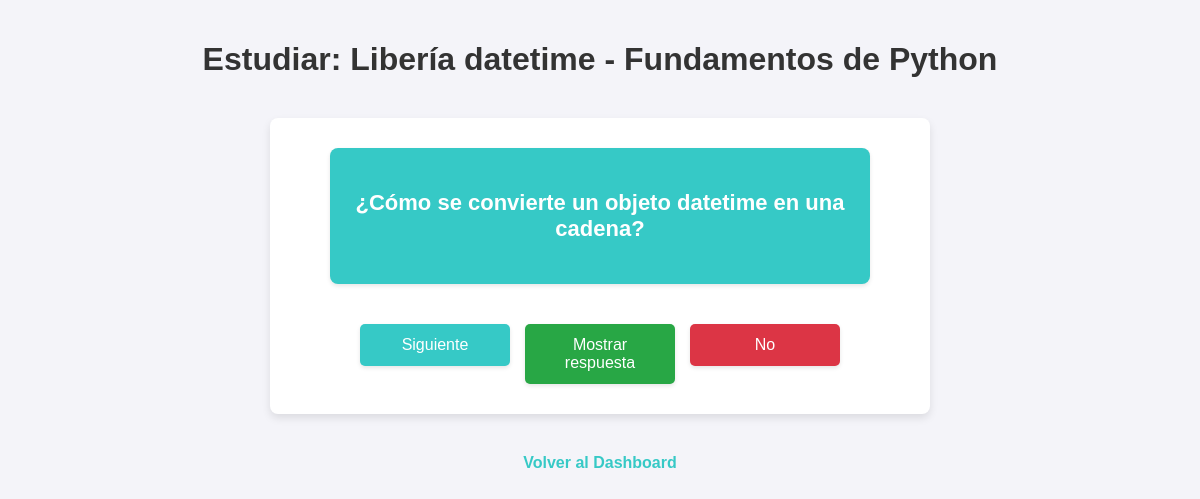
The app's page /decks/5/study/ with its own data.
### flashcards/models.py (models this page shows, shortened)
class Deck(models.Model):
    name = models.CharField(max_length=100)
    def study_flashcards(self, limit=10):
        flashcards = self.flashcard_set.all().order_by('box_number')[:limit]
        flashcards = list(flashcards)
        shuffle(flashcards)
        return flashcards

class FlashCard(models.Model):
    question = models.TextField()
    answer = models.TextField()
    deck = models.ForeignKey('Deck', on_delete=models.CASCADE)
    box_number = models.IntegerField(default=1)
    repeat_count = models.IntegerField(default=0)  # Nuevo campo

### flashcards/views.py (the view)
# urls.py: path('decks/<int:deck_id>/study/', views.study_flashcards, name='study_flashcards'),
def study_flashcards(request, deck_id):
    deck = get_object_or_404(Deck, id=deck_id)
    flashcards = deck.study_flashcards(limit=10)
    return render(request, 'flashcards/study_flashcards.html', {'deck': deck, 'flashcards': flashcards})

### flashcards/templates/flashcards/study_flashcards.html (shortened to what this page needs)
<!DOCTYPE html>
<html>
<head>
</head>
<body>
    <h1>Estudiar: {{ deck.name }}</h1>
    {% if flashcards %}
        <div class="flashcard">
            <div class="question">
                <p>{{ flashcards.0.question }}</p>
            </div>
            <div class="actions">
                <form method="POST" action="{% url 'mark_flashcard_learned' flashcards.0.id %}">
                    <button type="submit">Siguiente</button>
                </form>
                <button id="show-answer-btn" class="show-answer" onclick="showAnswer()">Mostrar respuesta</button>
                <form method="POST" action="{% url 'mark_flashcard_not_learned' flashcards.0.id %}">
                    <button type="submit" class="not-learned">No</button>
                </form>
            </div>
        </div>
    {% else %}
        <p>No hay flashcards disponibles para estudiar.</p>
    {% endif %}
    <div class="back-link">
        <a href="{% url 'list_decks' %}">Volver al Dashboard</a>
    </div>
</body>
</html>

### flashcards/templates/flashcards/study_flashcards.html (style rules this page uses)
body { font-family: Arial, sans-serif; margin: 20px; background-color: #f4f4f9; color: #333; display: flex; flex-direction: column; align-items: center; }
h1 { color: #333; margin-bottom: 20px; }
.flashcard { padding: 30px; background-color: #fff; border-radius: 8px; box-shadow: 0 4px 8px rgba(0, 0, 0, 0.1); text-align: center; max-width: 600px; margin: 20px 0; width: 100%; display: flex; flex-direction: column; align-items: center; }
.flashcard .question { padding: 20px; background-color: #36C9C6; color: #fff; border-radius: 8px; font-size: 22px; font-weight: bold; margin-bottom: 20px; width: 100%; max-width: 500px; text-align: center; box-shadow: 0 2px 4px rgba(0, 0, 0, 0.1); }
.actions { margin-top: 20px; display: flex; justify-content: center; gap: 15px; width: 100%; }
.actions button { padding: 12px 25px; border: none; border-radius: 5px; color: #fff; background-color: #36C9C6; cursor: pointer; font-size: 16px; box-shadow: 0 2px 4px rgba(0, 0, 0, 0.1); transition: background-color 0.3s ease; width: 150px; }
.actions button.not-learned { background-color: #dc3545; }
.actions button.show-answer { background-color: #28a745; }
.back-link { margin-top: 20px; text-align: center; }
.back-link a { color: #36C9C6; text-decoration: none; font-weight: bold; }

### records on screen
Deck: name "Libería datetime - Fundamentos de Python"
FlashCard: question "¿Cómo se convierte un objeto datetime en una cadena?"
